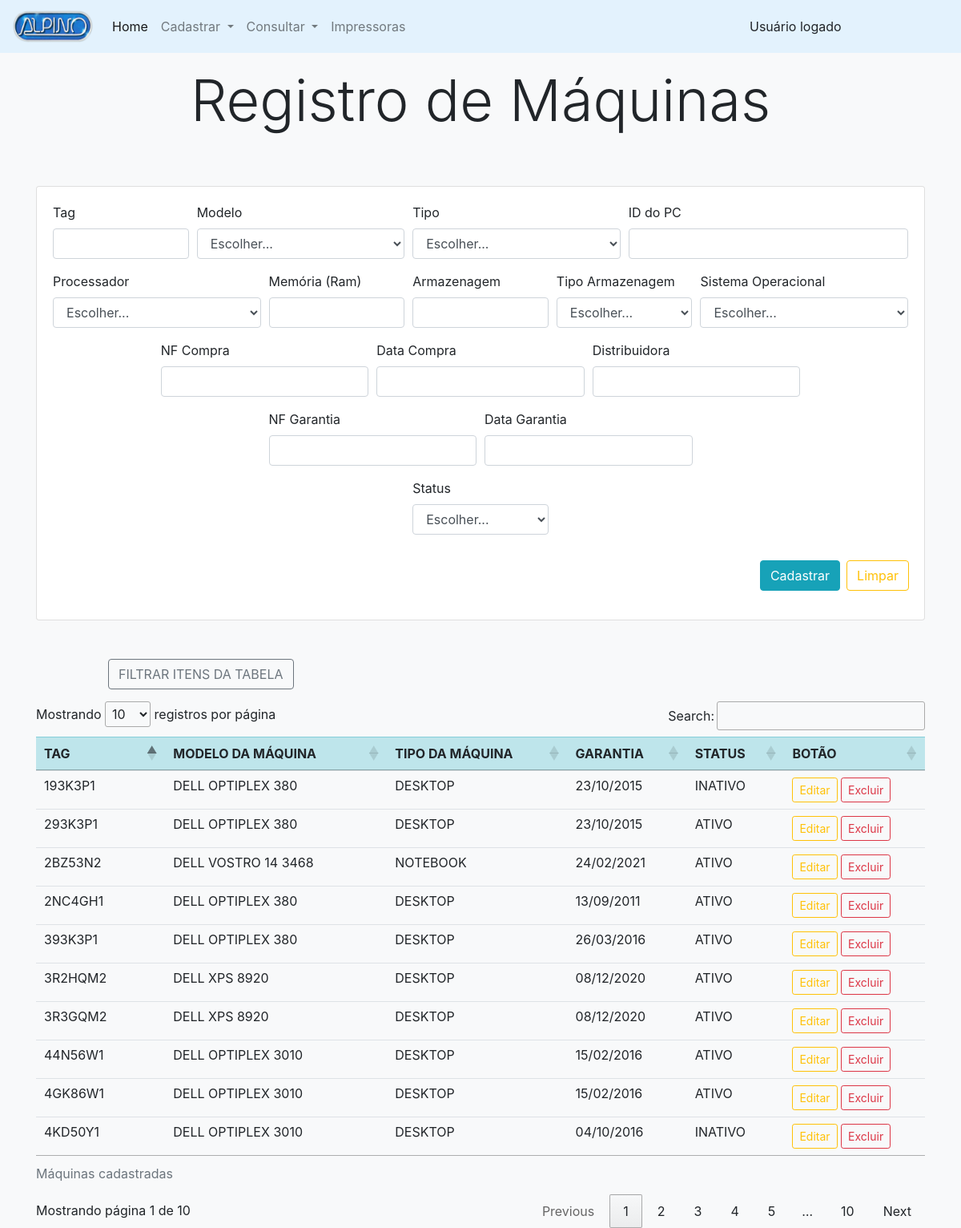
Screenshot of /public/pags/ti/register/registerMachine.php with the database file from the repository.
### tables this page shows
CREATE TABLE `maquina` (
  `id` int(10) UNSIGNED NOT NULL,
  `tag` varchar(100) NOT NULL,
  `modelo` varchar(100) NOT NULL,
  `tipo` varchar(100) NOT NULL,
  `pcid` varchar(100) NOT NULL,
  `processador` varchar(100) NOT NULL,
  `memoria` varchar(100) NOT NULL,
  `armazenamento` varchar(100) NOT NULL,
  `tipo_armazenamento` varchar(100) NOT NULL,
  `sistema_operacional` varchar(100) NOT NULL,
  `nfcompra` varchar(100) NOT NULL,
  `datacompra` varchar(100) NOT NULL,
  `distribuidora` varchar(100) NOT NULL,
  `nfgarantia` varchar(100) NOT NULL,
  `datagarantia` varchar(100) NOT NULL,
  `statusmaq` varchar(100) NOT NULL
);

### public/pags/ti/register/registerMachine.php (the view, shortened to what this page needs)
<?php
    include_once("../../../../src/config/conexaodb.php");
    $sql_maquina = mysqli_query($conn, "SELECT * FROM maquina ORDER BY tag");
?>
<html lang="pt-br">
<head>
    <link rel="stylesheet" href="../../../../node_modules/bootstrap/dist/css/bootstrap.css">
    <link rel="stylesheet" href="https://cdn.datatables.net/1.10.22/css/jquery.dataTables.min.css">
    <link rel="stylesheet" href="https://cdn.datatables.net/buttons/1.6.4/css/buttons.dataTables.min.css">
</head>
<body class="bg-light">
    <?php
        include '../include/nav_register.php';
    ?>
    <div class="container">
        <div class="row">
            <div class="col">
                <div class="py-2 text-center">
                    <h3 class="display-3 m-2">Registro de Máquinas</h3>
                </div>
            </div>
        </div>
        <div class="row">
            <div class="col-lg-12">
                <div class="py-5">
                    <div class="card bg-white">
                        <div class="card-body">
                            <div class="row">
                                <div class="col">
                                    <form action="../../../../src/db/ti/maquinas/insert.php" method="POST">
                                        <div class="form-row">
                                            <div class="form-group col-md-2">
                                                <label for="inputTag">Tag</label>
                                                <input type="text" name="inputTag" class="form-control" id="inputTag"
                                                    required>
                                            </div>
                                            <div class="form-group col-md-3">
                                                <label for="inputModelo">Modelo</label>
                                                <select name="inputModelo" id="inputModelo" class="form-control">
                                                    <option value="" selected>Escolher...</option>
                                                </select>
                                            </div>
                                            <div class="form-group col-md-3">
                                                <label for="inputTipo">Tipo</label>
                                                <select name="inputTipo" id="inputTipo" class="form-control">
                                                    <option value="" selected>Escolher...</option>
                                                </select>
                                            </div>
                                            <div class="form-group col-md-4">
                                                <label for="inputIdpc">ID do PC</label>
                                                <input type="text" name="inputIdpc" class="form-control" id="inputIdpc"
                                                    required>
                                            </div>
                                        </div>
                                        <div class="form-row justify-content-center">
                                            <div class="form-group col-md-3">
                                                <label for="inputProcessador">Processador</label>
                                                <select name="inputProcessador" id="inputProcessador"
                                                    class="form-control">
                                                    <option value="" selected>Escolher...</option>
                                                </select>
                                            </div>
                                            <div class="form-group col-md-2">
                                                <label for="inputMemoria">Memória (Ram)</label>
                                                <input type="text" name="inputMemoria" class="form-control"
                                                    id="inputMemoria">
                                            </div>
                                            <div class="form-group col-md-2">
                                                <label for="inputArmazenamento">Armazenagem</label>
                                                <input type="text" name="inputArmazenamento" class="form-control"
                                                    id="inputArmazenamento">
                                            </div>
                                            <div class="form-group col-md-2">
                                                <label for="inputTipoArmazenamento">Tipo Armazenagem</label>
                                                <select name="inputTipoArmazenamento" id="inputTipoArmazenamento"
                                                    class="form-control">
                                                    <option value="" selected>Escolher...</option>
                                                </select>
                                            </div>
                                            <div class="form-group col-md-3">
                                                <label for="inputSo">Sistema Operacional</label>
                                                <select name="inputSo" id="inputSo" class="form-control">
                                                    <option value="" selected>Escolher...</option>
                                                </select>
                                            </div>
                                        </div>
                                        <div class="form-row justify-content-center">
                                            <div class="form-group col-md-3">
                                                <label for="inputNfCompra">NF Compra</label>
                                                <input type="text" name="inputNfCompra" class="form-control"
                                                    id="inputNfCompra">
                                            </div>
                                            <div class="form-group col-md-3">
                                                <label for="inputCompra">Data Compra</label>
                                                <input type="text" name="inputCompra" class="form-control"
                                                    id="inputCompra">
                                            </div>
                                            <div class="form-group col-md-3">
                                                <label for="inputDistribuidora">Distribuidora</label>
                                                <input type="text" name="inputDistribuidora" class="form-control"
                                                    id="inputDistribuidora">
                                            </div>
                                        </div>
                                        <div class="form-row justify-content-center">
                                            <div class="form-group col-md-3">
                                                <label for="inputNfGarantia">NF Garantia</label>
                                                <input type="text" name="inputNfGarantia" class="form-control"
                                                    id="inputNfGarantia">
                                            </div>
                                            <div class="form-group col-md-3">
                                                <label for="inputGarantia">Data Garantia</label>
                                                <input type="text" name="inputGarantia" class="form-control"
                                                    id="inputGarantia">
                                            </div>
                                        </div>
                                        <div class="form-row justify-content-center">
                                            <div class="form-group col-md-2">
                                                <label for="inputStatus">Status</label>
                                                <select name="inputStatus" id="inputStatus" class="form-control">
                                                    <option value="" selected>Escolher...</option>
                                                </select>
                                            </div>
                                        </div>
                                        <div class="pt-3">
                                            <div class="form-row justify-content-end">
                                                <button type="submit" class="btn btn-info mr-2">Cadastrar</button>
                                                <button type="reset" value="Apagar Campos"
                                                    class="btn btn-outline-warning mr-1">Limpar</button>
                                            </div>
                                        </div>
                                    </form>
                                </div>
                            </div>
                        </div>
                    </div>
                </div>
            </div>
        </div>
        <div class="row justify-content-left">
            <div class="col" style="margin-left: 90px; margin-bottom: 15px;">
                <button type="submit" class="btn btn-outline-secondary mr-2" data-toggle="modal"
                    data-target=".bd-example-modal-lg">FILTRAR ITENS DA TABELA</button>
            </div>
        </div>
        <div class="row justify-content-center">
            <div class="col-md-12">
                <div>
                    <table id="tabelaMaquina" class="table">
                        <caption>Máquinas cadastradas</caption>
                        <thead>
                            <tr class="table-info">
                                <th scope="col">TAG</th>
                                <th scope="col">MODELO DA MÁQUINA</th>
                                <th scope="col">TIPO DA MÁQUINA</th>
                                <th scope="col">GARANTIA</th>
                                <th scope="col">STATUS</th>
                                <th scope="col">BOTÃO</th>
                            </tr>
                        </thead>
                        <tbody>
                            <?php while($linha_tabela = mysqli_fetch_assoc($sql_maquina)) { ?>
                            <tr>
                                <td>
                                    <?php echo $linha_tabela['tag']; ?>
                                </td>
                                <td>
                                    <?php echo $linha_tabela['modelo']; ?>
                                </td>
                                <td>
                                    <?php echo $linha_tabela['tipo']; ?>
                                </td>
                                <td>
                                    <?php echo $linha_tabela['datagarantia']; ?>
                                </td>
                                <td>
                                    <?php echo $linha_tabela['statusmaq']; ?>
                                </td>
                                <td>
                                    <button type="button" class="btn btn-outline-warning btn-sm" data-toggle="modal"
                                        data-target="#editar" data-id="<?php echo $linha_tabela['id']; ?>"
                                        data-tag="<?php echo $linha_tabela['tag']; ?>"
                                        data-modelo="<?php echo $linha_tabela['modelo']; ?>"
                                        data-tipo="<?php echo $linha_tabela['tipo']; ?>"
                                        data-pcid="<?php echo $linha_tabela['pcid']; ?>"
                                        data-processador="<?php echo $linha_tabela['processador']; ?>"
                                        data-memoria="<?php echo $linha_tabela['memoria']; ?>"
                                        data-armazenamento="<?php echo $linha_tabela['armazenamento']; ?>"
                                        data-tipo_armazenamento="<?php echo $linha_tabela['tipo_armazenamento']; ?>"
                                        data-sistema_operacional="<?php echo $linha_tabela['sistema_operacional']; ?>"
                                        data-nfcompra="<?php echo $linha_tabela['nfcompra']; ?>"
                                        data-datacompra="<?php echo $linha_tabela['datacompra']; ?>"
                                        data-distribuidora="<?php echo $linha_tabela['distribuidora']; ?>"
                                        data-nfgarantia="<?php echo $linha_tabela['nfgarantia']; ?>"
                                        data-datagarantia="<?php echo $linha_tabela['datagarantia']; ?>"
                                        data-statusmaq="<?php echo $linha_tabela['statusmaq']; ?>">Editar
                                    </button>
                                    <a
                                        href="../../../../src/db/ti/maquinas/delete.php?id=<?php echo $linha_tabela['id']; ?>">
                                        <button type="button" class="btn btn-outline-danger btn-sm">Excluir</button>
                                    </a>
                                </td>
                            </tr>
                            <?php } ?>
                        </tbody>
                    </table>
                </div>
            </div>
        </div>
    </div>
</body>
</html>

### rows the page displays
maquina: tag "193K3P1", modelo "DELL OPTIPLEX 380", tipo "DESKTOP", datagarantia "23/10/2015", statusmaq "INATIVO"
maquina: tag "293K3P1", modelo "DELL OPTIPLEX 380", tipo "DESKTOP", datagarantia "23/10/2015", statusmaq "ATIVO"
maquina: tag "2BZ53N2", modelo "DELL VOSTRO 14 3468", tipo "NOTEBOOK", datagarantia "24/02/2021", statusmaq "ATIVO"
maquina: tag "2NC4GH1", modelo "DELL OPTIPLEX 380", tipo "DESKTOP", datagarantia "13/09/2011", statusmaq "ATIVO"
maquina: tag "393K3P1", modelo "DELL OPTIPLEX 380", tipo "DESKTOP", datagarantia "26/03/2016", statusmaq "ATIVO"
maquina: tag "3R2HQM2", modelo "DELL XPS 8920", tipo "DESKTOP", datagarantia "08/12/2020", statusmaq "ATIVO"
maquina: tag "3R3GQM2", modelo "DELL XPS 8920", tipo "DESKTOP", datagarantia "08/12/2020", statusmaq "ATIVO"
maquina: tag "44N56W1", modelo "DELL OPTIPLEX 3010", tipo "DESKTOP", datagarantia "15/02/2016", statusmaq "ATIVO"
maquina: tag "4GK86W1", modelo "DELL OPTIPLEX 3010", tipo "DESKTOP", datagarantia "15/02/2016", statusmaq "ATIVO"
maquina: tag "4KD50Y1", modelo "DELL OPTIPLEX 3010", tipo "DESKTOP", datagarantia "04/10/2016", statusmaq "INATIVO"
